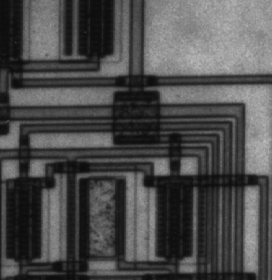
#> input picture lab5-std/circuit.tif, 272 x 280 px
$ jupyter execute Lab_Edge_Detection_STD.ipynb   (shell and % lines are left out)
#> lines starting #> are read from the running program, lines starting #| are printed output that depends on the picture
### lab5-std/commonfunctions.py


import skimage.io as io
import matplotlib.pyplot as plt
import numpy as np
from skimage.exposure import histogram
from matplotlib.pyplot import bar
from skimage.color import rgb2gray,rgb2hsv

# Convolution:
from scipy.signal import convolve2d
from scipy import fftpack
import math

from skimage.util import random_noise
from skimage.filters import median
from skimage.feature import canny


# Edges
from skimage.filters import sobel_h, sobel, sobel_v,roberts, prewitt

# Show the figures / plots inside the notebook
def show_images(images,titles=None):
    #This function is used to show image(s) with titles by sending an array of images and an array of associated titles.
    # images[0] will be drawn with the title titles[0] if exists
    # You aren't required to understand this function, use it as-is.
    n_ims = len(images)
    if titles is None: titles = ['(%d)' % i for i in range(1,n_ims + 1)]
    fig = plt.figure()
    n = 1
    for image,title in zip(images,titles):
        a = fig.add_subplot(1,n_ims,n)
        if image.ndim == 2:
            plt.gray()
        plt.imshow(image)
        a.set_title(title)
        n += 1
    fig.set_size_inches(np.array(fig.get_size_inches()) * n_ims)
    plt.show()


# [6 lines left out: function showHist, not called in this run]

### lab5-std/Lab_Edge_Detection_STD.ipynb
# Lab 4 - part2
### Edge Detection

https://github.com/scikit-image/scikit-image/blob/master/skimage/filters/edges.py

http://scikit-image.org/docs/0.11.x/auto_examples/plot_edge_filter.html

http://scikit-image.org/docs/dev/auto_examples/edges/plot_canny.html

[cell 1]
from commonfunctions import *
from skimage import io
from skimage.color import rgb2gray
from skimage import filters
from skimage import feature

[cell 2]
'''
1. Built-in Sobel, Prewill, Roberts, Canny
2. Custom Sobel (V-H-Both)
3. Custom LoG
'''

[cell 3]
img = io.imread('circuit.tif')
#> img is the input picture: shape (280, 272); min 12, max 191, mean 76.3
img.ndim
#> Out = 2

[cell 4]
# 1. Built-in Sobel, Prewitt, Roberts, Canny

sobel_h = filters.sobel_h(img)
sobel_v = filters.sobel_v(img)
sobel = filters.sobel(img)
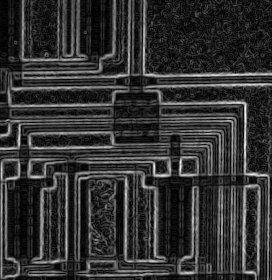
#> sobel: shape (280, 272) float64; min 0, max 0.225, mean 0.0447; drawn with min black and max white
show_images([img, sobel_h, sobel_v, sobel],
           ['Original', 'Sobel Horizontal', 'Sobel Vertical', 'Sobel Combined'])
#> in show_images, `n_ims = len(images)`: n_ims = 4
#> the loop in show_images, `for image,title in zip(images,titles):` made 4 passes
#> title on passes 1 to 4: 'Original', 'Sobel Horizontal', 'Sobel Vertical', 'Sobel Combined'
#> after the loop in show_images, `for image,title in zip(images,titles):`: n = 5

prewitt_edges = filters.prewitt(img)
roberts_edges = filters.roberts(img)
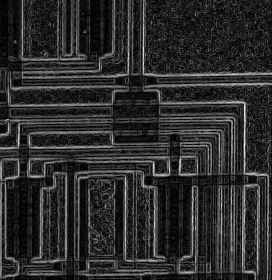
#> roberts_edges: shape (280, 272) float64; min 0, max 0.208, mean 0.0363; drawn with min black and max white
show_images([prewitt_edges, roberts_edges],['prewitt','roberts'])
#> the loop in show_images (call 2), `for image,title in zip(images,titles):` made 2 passes
#> (title, n) on passes 1 to 2: ('prewitt', 2), ('roberts', 3)

canny_sigma1 = feature.canny(img, sigma=1)
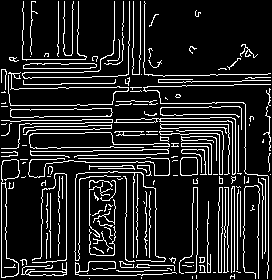
#> canny_sigma1: shape (280, 272) bool; 14% white in thin lines or dots
canny_sigma2 = feature.canny(img, sigma=2)
#> canny_sigma2: shape (280, 272) bool; 7% white in thin lines or dots
canny_sigma3 = feature.canny(img, sigma=3)
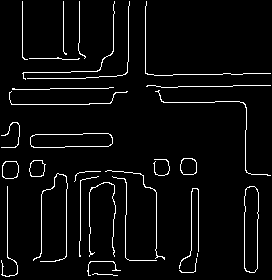
#> canny_sigma3: shape (280, 272) bool; 4.3% white in thin lines or dots
show_images([canny_sigma1, canny_sigma2, canny_sigma3],
           ['Canny (sigma=1)', 'Canny (sigma=2)', 'Canny (sigma=3)'])

canny_default = feature.canny(img, sigma=2)
canny_sensitive = feature.canny(img, sigma=2, low_threshold=0.0261, high_threshold=0.0522)
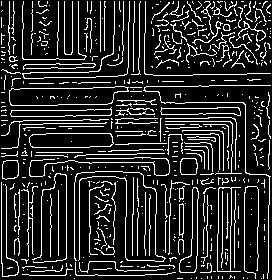
#> canny_sensitive: shape (280, 272) bool; 15.8% white in thin lines or dots
canny_less_sensitive = feature.canny(img, sigma=2, low_threshold=0.8, high_threshold=0.9)
#> canny_less_sensitive: shape (280, 272) bool; 15.8% white in thin lines or dots
show_images([canny_default, canny_sensitive, canny_less_sensitive],
           ['Canny (Default thresholds)', 'Canny (sensitive)', 'Canny (Less sensitive)'])

[cell 5]
'''
Comparison

SOBEL: First derivative operator
- sobel_h computes vertical gradient (y-direction) and highlights horizontal edges
- sobel_v computes horizontal gradient (x-direction) and highlights vertical edges
- noise sensitive

PREWITT: Like Sobel but with equal weights
- smoother in uniform areas, softer edge response

ROBERTS: Compact 2x2 diagonal kernels
- fast but noisy, good for sharp contrast

CANNY: Multi-stage algorithm (smoothing → gradient → suppression → thresholding → hysteresis)
- Sigma (0.5-3.0): Lower preserves details but doesn't elemenate noise
                 , higher reduces noise but increase blur
- Thresholds: lower for more edges, higher for fewer edges (supposedly)
- Provides thin, connected edges but more computationally intensive

'''

[cell 6]
# 2. Custom Sobel (V-H-Both)

img = io.imread('circuit.tif', as_gray=True)
thres = 20

hx = np.array([[-1, -2, -1],
               [ 0,  0,  0],
               [ 1,  2,  1]])

hy = np.array([[-1,  0,  1],
               [-2,  0,  2],
               [-1,  0,  1]])

gx = convolve2d(img, hx, mode='same', boundary='symm')
gy = convolve2d(img, hy, mode='same', boundary='symm')

edge_strength = np.sqrt(gx**2 + gy**2)

gx_thresh = (gx > thres) * gx
gy_thresh = (gy > thres) * gy
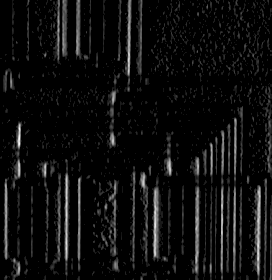
#> gy_thresh: shape (280, 272) int64; min 0, max 277, mean 15.4; drawn with min black and max white
edge_thresh = (edge_strength > thres) * edge_strength

show_images([gx_thresh, gy_thresh, edge_thresh],
            ['Custom Sobel - Vertical', 'Custom Sobel - Horizontal', 'Custom Sobel - Both'])

[cell 7]
# 3. Custom LoG

from scipy.ndimage import gaussian_filter

smoothed = gaussian_filter(img, sigma=1)

f1 = np.array([[-1, -1, -1],
               [-1,  8, -1],
               [-1, -1, -1]])

f2 = np.array([[ 0,  1,  0],
               [ 1, -4,  1],
               [ 0,  1,  0]])

log1 = convolve2d(smoothed, f1, mode='same', boundary='symm')
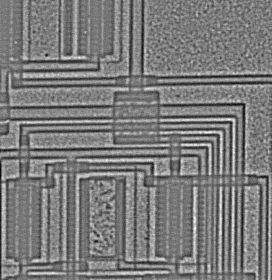
#> log1: shape (280, 272) int64; min -61, max 65, mean 0; drawn with min black and max white
log2 = convolve2d(smoothed, f2, mode='same', boundary='symm')
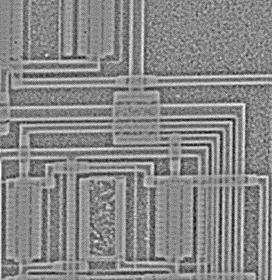
#> log2: shape (280, 272) int64; min -23, max 20, mean 0; drawn with min black and max white

thres1 = 0.05 * np.max(np.abs(log1))
#> thres1 = 3.25
thres2 = 0.05 * np.max(np.abs(log2))
#> thres2 = 1.15

log1_thresh = np.where(np.abs(log1) > thres1, log1, 0)
log2_thresh = np.where(np.abs(log2) > thres2, log2, 0)

show_images([log1_thresh, log2_thresh], ['Custom LoG - Filter 1', 'Custom LoG - Filter 2'])

[cell 8]
'''
Optional
1-Make edge detection
2-Multiply by factor < 1
3-Subtract (Orginal Image) - (Edge Detection Image)
'''

edge_image = np.abs(log1_thresh)
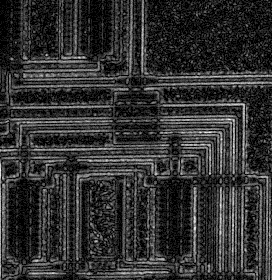
#> edge_image: shape (280, 272) int64; min 0, max 65, mean 12.5; drawn with min black and max white

factor = 0.5

img_normalized = img / 255.0 if img.max() > 1 else img
edge_normalized = edge_image / edge_image.max()

enhanced_image = img_normalized - (factor * edge_normalized)
enhanced_image = np.clip(enhanced_image, 0, 1)
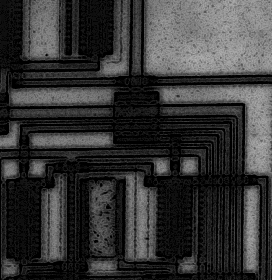
#> enhanced_image: shape (280, 272) float64; min 0, max 0.69, mean 0.212

show_images([img, edge_image, enhanced_image],
            ['Original Image', 'Edge Detection', 'Enhanced Image (Original - factor * Edges)'])
